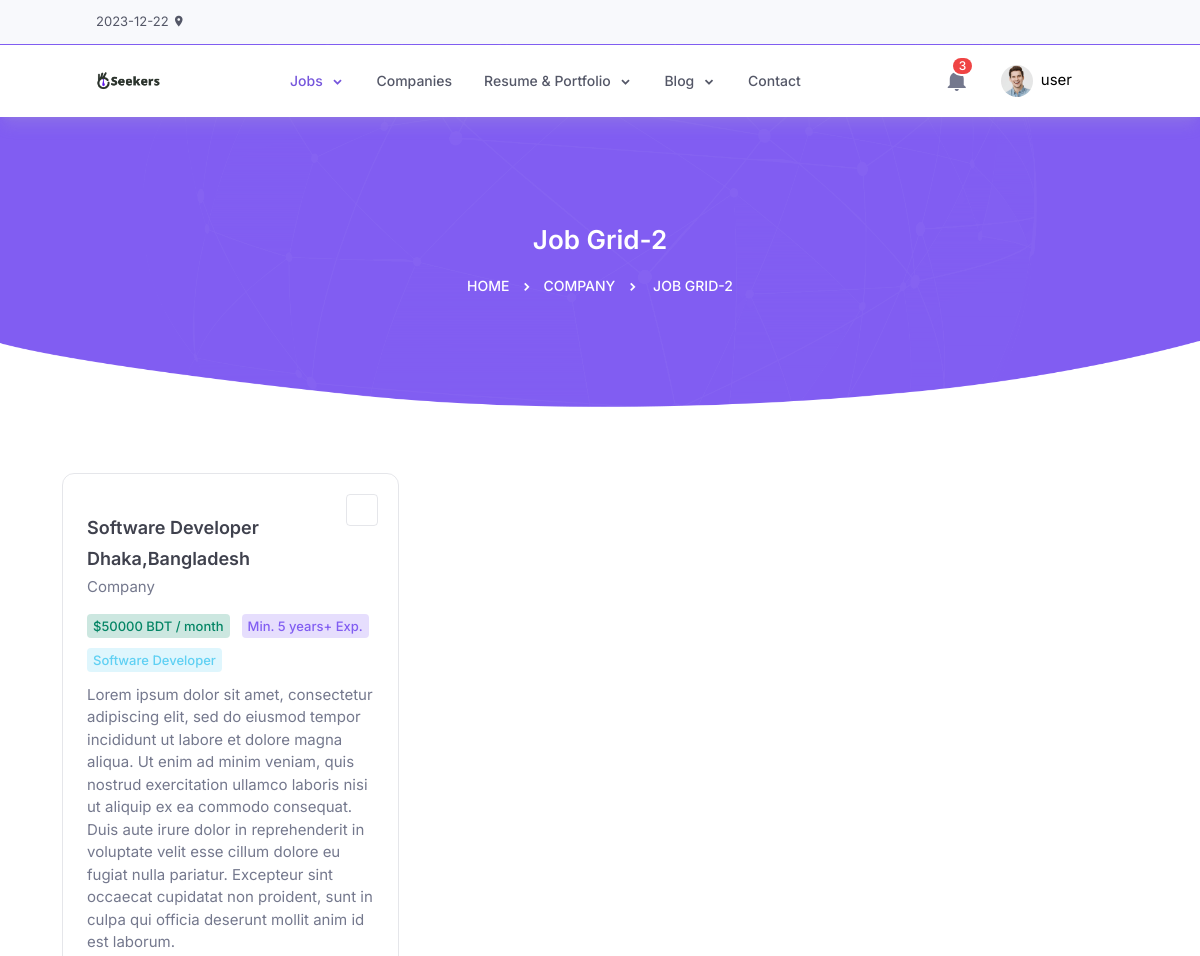
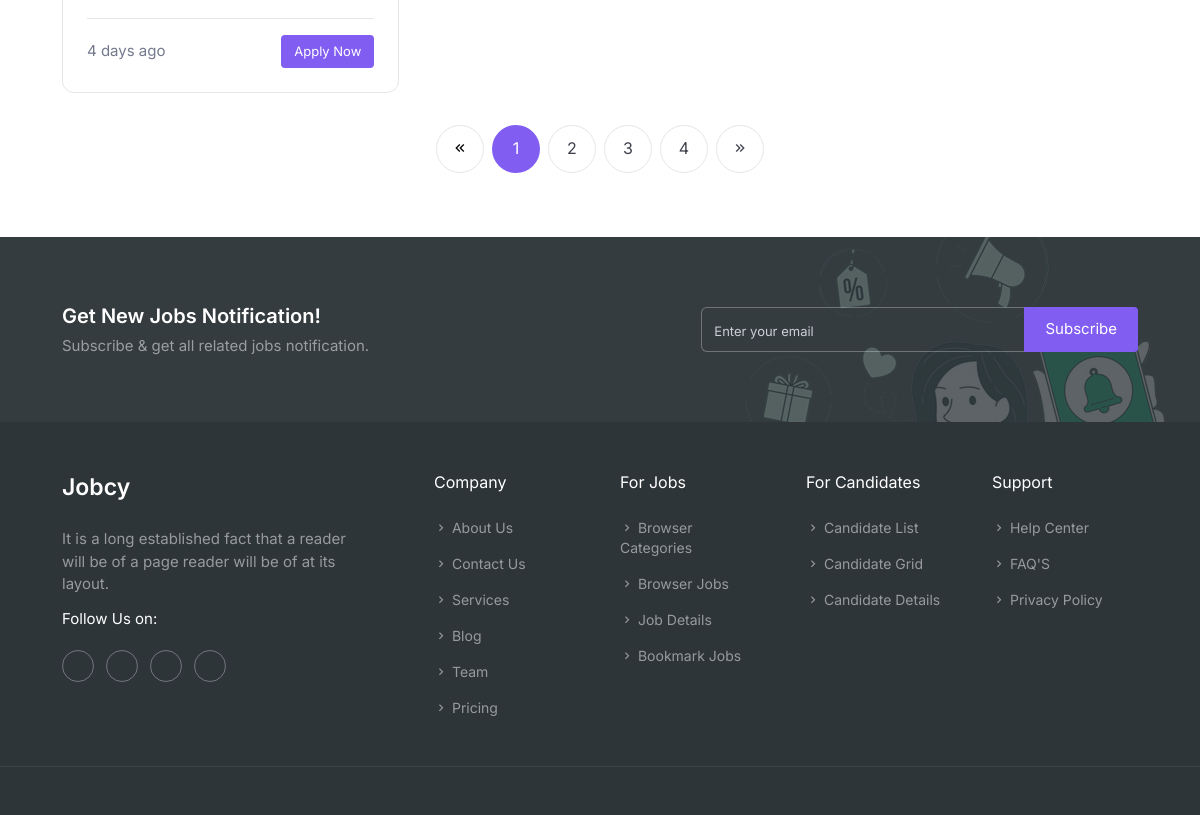
Page /user/manage-and-apply.php (signed in) on the committed database (2 pictures, top to bottom).
### tables this page shows
CREATE TABLE `jobs` (
  `id` int(11) NOT NULL,
  `company_id` bigint(20) UNSIGNED NOT NULL,
  `applied_users` varchar(255) DEFAULT NULL,
  `jobTitle` varchar(255) NOT NULL,
  `jobCategory` varchar(255) NOT NULL,
  `vacancy` int(11) NOT NULL,
  `experience` varchar(255) NOT NULL,
  `employeeType` varchar(255) NOT NULL,
  `position` varchar(255) NOT NULL,
  `offerSalary` varchar(255) NOT NULL,
  `jobDescription` text NOT NULL,
  `responsibilities` text NOT NULL,
  `qualification` text NOT NULL,
  `skillExperience` text NOT NULL,
  `keywords` varchar(255) NOT NULL,
  `location` varchar(255) NOT NULL,
  `industry` varchar(50) NOT NULL,
  `application_deadline` datetime DEFAULT '2023-04-12 12:09:34',
  `status` int(11) DEFAULT 1,
  `last_updated` timestamp NOT NULL DEFAULT current_timestamp()
);

CREATE TABLE `users` (
  `id` bigint(20) UNSIGNED NOT NULL,
  `name` varchar(255) NOT NULL,
  `user_name` varchar(255) DEFAULT NULL,
  `email` varchar(255) NOT NULL,
  `email_verified_at` timestamp NULL DEFAULT NULL,
  `password` varchar(255) NOT NULL,
  `role` enum('admin','company','user') NOT NULL DEFAULT 'user',
  `status` enum('active','inactive') NOT NULL DEFAULT 'active',
  `remember_token` varchar(100) DEFAULT NULL,
  `created_at` timestamp NULL DEFAULT NULL,
  `updated_at` timestamp NULL DEFAULT NULL,
  `DOB` datetime NOT NULL DEFAULT '2023-07-23 00:00:00',
  `LastLogin` datetime DEFAULT '2023-11-24 23:24:59',
  `address` varchar(255) NOT NULL,
  `profile_picture` varchar(255) NOT NULL,
  `designation` text DEFAULT NULL,
  `about` varchar(250) NOT NULL,
  `phone` int(11) NOT NULL,
  `tagline` varchar(255) DEFAULT NULL,
  `cv` varchar(255) DEFAULT NULL,
  `Nationality` varchar(255) NOT NULL,
  `Freelance` varchar(255) DEFAULT NULL,
  `map_location` varchar(500) NOT NULL,
  `Facebook` varchar(250) NOT NULL,
  `Github` varchar(250) NOT NULL,
  `Linkedin` varchar(250) NOT NULL,
  `Whatsapp` varchar(100) NOT NULL,
  `experience_working` varchar(255) DEFAULT NULL
);

### database/crud/DBConnection.php (called while the page is built, shortened)
<?php
class DBConnection {
    private $host = 'localhost';
    private $username = 'root';
    private $password = '1';
    private $database = 'seekers_database';
    public function __construct() {
        $this->conn = new mysqli($this->host, $this->username, $this->password, $this->database);
    }
}
?>

### user/display_all_jobs.php (the view, shortened to what this page needs)
<?php
require_once '../database/crud/DBConnection.php';
function timeAgo($timestamp, $timezone = 'Asia/Dhaka') {
    $datetime = new DateTime($timestamp, new DateTimeZone($timezone));
    $now = new DateTime(null, new DateTimeZone($timezone));
    $interval = $datetime->diff($now);
    $suffix = ($interval->invert == 1) ? ' ago' : '';
    if ($interval->y >= 1) {
        return $interval->y . ' year' . ($interval->y > 1 ? 's' : '') . ' ago' . $suffix;
    } elseif ($interval->m >= 1) {
        return $interval->m . ' month' . ($interval->m > 1 ? 's' : '') . ' ago' . $suffix;
    } elseif ($interval->d >= 1) {
        return $interval->d . ' day' . ($interval->d > 1 ? 's' : '') . ' ago' . $suffix;
    } elseif ($interval->h >= 1) {
        return $interval->h . ' hour' . ($interval->h > 1 ? 's' : '') . ' ago' . $suffix;
    } elseif ($interval->i >= 1) {
        return $interval->i . ' minute' . ($interval->i > 1 ? 's' : '') . ' ago' . $suffix;
    } else {
        return 'just now';
    }
}
class JobManager {
    private $db;
    public function __construct() {
        $this->db = new DBConnection();
    }
    public function getJobs() {
        $currentUserId = $_SESSION['user_id'];
        $userId = $this->db->conn->real_escape_string($currentUserId);
$sql = "SELECT jobs.*, users.name
        FROM jobs
        LEFT JOIN users ON jobs.company_id = users.id
        WHERE jobs.status = 2
          AND (
            jobs.applied_users IS NULL
            OR jobs.applied_users = ''
            OR NOT FIND_IN_SET('$userId', jobs.applied_users)
          )";
        $result = $this->db->conn->query($sql);
        if ($result) {
            if ($result->num_rows > 0) {
                while ($row = $result->fetch_assoc()) {
                    $this->displayJob($row);
                }
            } else {
                echo "No jobs found.";
            }
        } else {
            echo "Error executing the query: " . $this->db->conn->error;
        }
    }
    public function displayJob($jobData) {
        echo '<div class="col-span-12 md:col-span-6 lg:col-span-4">';
        echo '<div class="relative p-6 transition-all duration-300 ease-in-out border border-gray-100/50 rounded-xl hover:-translate-y-2 dark:border-neutral-600/70">';
        echo '<div class="absolute cursor-pointer top-5 ltr:right-5 rtl:left-5">';
        echo '<div class="w-8 h-8 text-center text-gray-100 transition-all duration-300 bg-transparent border rounded border-gray-100/50 hover:bg-red-600 hover:text-white hover:border-transparent dark:border-zinc-700">';
        echo '</div>';
        echo '</div>';
        echo '<div class="mt-4">';
        echo '<a href="job-details.php?job_id=' . $jobData['id'] . '" class="text-gray-900 transition-all duration-300 hover:bg-violet-500 dark:text-gray-50"><h5 class="mb-1 fs-17">' . $jobData['jobTitle'] . '</h5></a>';
         echo '<a class="text-gray-900 transition-all duration-300 hover:bg-violet-500 dark:text-gray-50"><h5 class="mb-1 fs-17">' . $jobData['location'] . '</h5></a>';
        echo '<p class="text-gray-500 dark:text-gray-300">' . $jobData['name'] . '</p>';
        echo '<ul class="flex flex-wrap gap-3 mt-4">';
        echo '<li class="">';
        echo '<span class="bg-green-500/20 text-13 text-green-500 font-medium px-1.5 py-1 rounded mt-1"> $' . $jobData['offerSalary'] . ' / month</span>';
        echo '</li>';
        echo '<li class="">';
        echo '<span class="bg-violet-500/20 text-13 text-violet-500 font-medium px-1.5 py-1 rounded mt-1">Min. ' . $jobData['experience'] . ' Exp.</span>';
        echo '</li>';
        echo '<li class="">';
        echo '<span class="bg-sky-500/20 text-13 text-sky-500 font-medium px-1.5 py-1 rounded mt-1">' . $jobData['position'] . '</span>';
        echo '</li>';
        echo '</ul>';
        echo '</div>';
        echo '<div class="mt-3 ">';
        echo '<p class="mb-5 text-gray-500 dark:text-gray-300">' . $jobData['jobDescription'] . '</p>';
        echo '<div class="flex items-center justify-between pt-4 border-t border-gray-100/50 dark:border-neutral-600/50">';
        echo '<p class="float-left text-gray-500 dark:text-gray-300">' . timeAgo($jobData['last_updated'], 'Asia/Dhaka') . '</p>';
        echo '<div class="text-right">';
        echo '<a href="apply.php?job_id=' . $jobData['id'] . '" data-bs-toggle="modal" class="btn py-1.5 px-3 text-13 group-data-[theme-color=violet]:bg-violet-500 group-data-[theme-color=sky]:bg-sky-500 group-data-[theme-color=red]:bg-red-500 group-data-[theme-color=green]:bg-green-500 group-data-[theme-color=pink]:bg-pink-500 group-data-[theme-color=blue]:bg-blue-500 border-transparent text-white">Apply Now <i class="uil uil-angle-right-b"></i></a>';
        echo '</div>';
        echo '</div>';
        echo '</div>';
        echo '</div>';
        echo '</div>';
        echo '</div>';
    }
}
$jobManager = new JobManager();
$jobManager->getJobs();
?>

### rows in the picture
jobs: jobTitle "Software Developer", location "Dhaka,Bangladesh", users.name "Company", offerSalary "50000 BDT", experience "5 years+", position "Software Developer", jobDescription "Lorem ipsum dolor sit amet, consectetur adipiscing elit, sed do eiusmod tempor incididunt ut labore et dolore magna aliqua. Ut enim ad minim veniam, quis nostrud exercitation ullamco laboris nisi ut aliquip ex ea commodo consequat. Duis aute irure dolor in reprehenderit in voluptate velit esse cillum dolore eu fugiat nulla pariatur. Excepteur sint occaecat cupidatat non proident, sunt in culpa qui officia deserunt mollit anim id est laborum.", last_updated "4 days ago"

### other values in the picture
$_SESSION['username'] "user"
